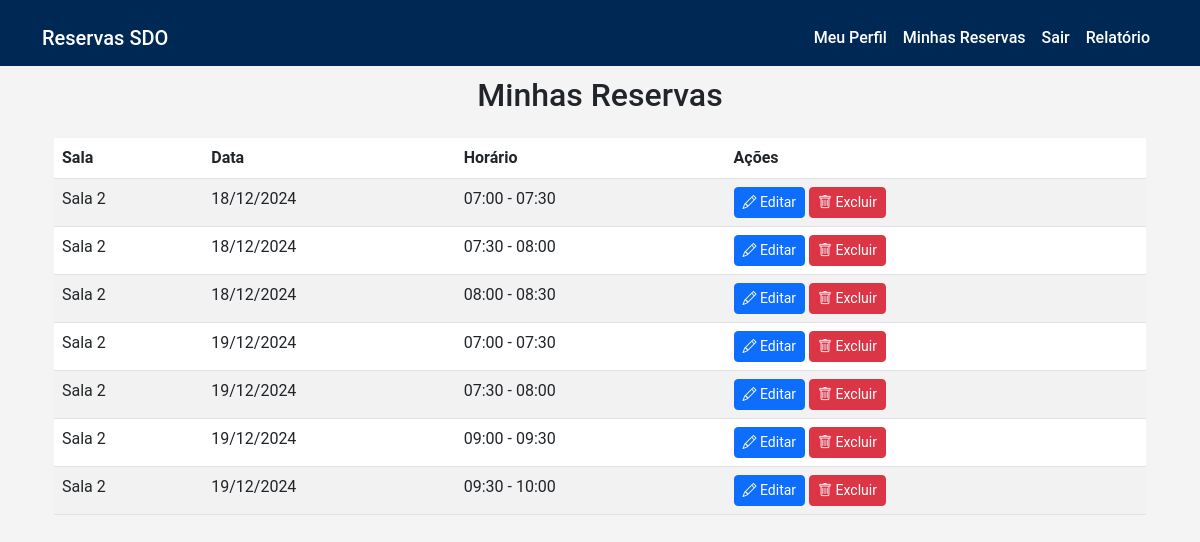
/reservas/minhas-reservas/ (signed in), run on an earlier commit of the app's database.
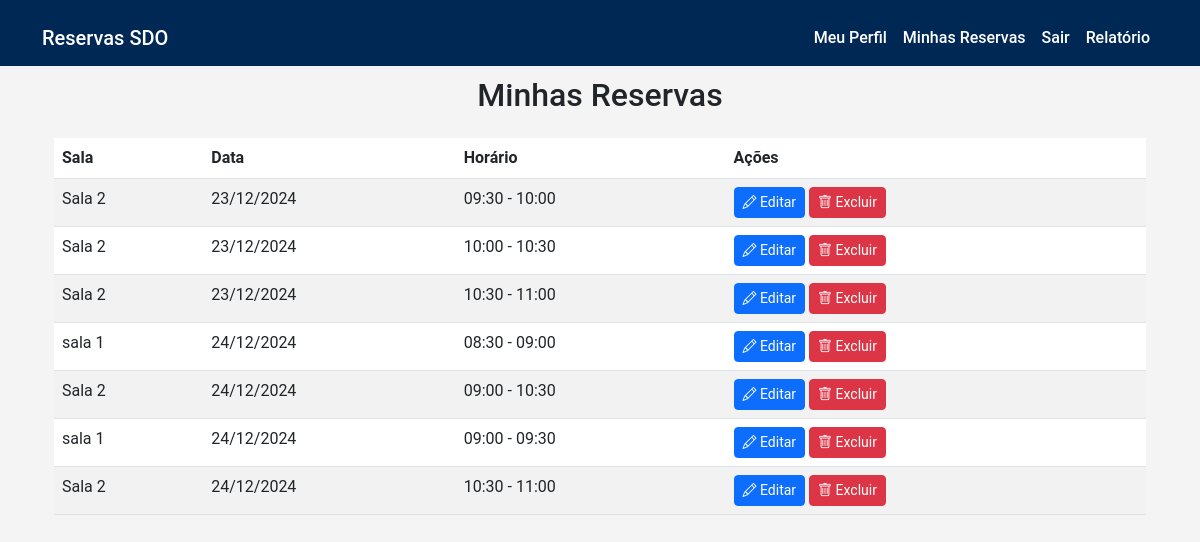
And on a later commit of the database.
### reservas/models.py (models this page shows, shortened)
class Reserva(models.Model):
    usuario = models.ForeignKey(settings.AUTH_USER_MODEL, on_delete=models.CASCADE, null=True, blank=True)
    nome_nao_registrado = models.CharField(max_length=100, null=True, blank=True)
    empresa_nao_registrado = models.CharField(max_length=100, null=True, blank=True)
    sala = models.ForeignKey(Sala, on_delete=models.CASCADE)
    data = models.DateField()
    hora_inicio = models.TimeField()
    hora_fim = models.TimeField()
    criado_em = models.DateTimeField(auto_now_add=True)
    class Meta:
        ordering = ['data', 'hora_inicio']
    def display_usuario(self):
        """Retorna o nome do usuário ou o nome não registrado."""
        if self.usuario:
            return self.usuario.nome
        return self.nome_nao_registrado
    display_usuario.short_description = 'Usuário'

### salas/models.py (models this page shows, shortened)
class Sala(models.Model):
    nome = models.CharField(max_length=100)
    imagem = models.ImageField(upload_to='salas/', default='salas/logo.png')  # Definindo imagem padrão
    tamanho = models.CharField(max_length=50)
    capacidade = models.IntegerField()

### reservas/views.py (the view)
# urls.py: path('minhas-reservas/', views.minhas_reservas, name='minhas_reservas'),
@login_required
def minhas_reservas(request):
    reservas = Reserva.objects.filter(usuario=request.user).order_by('data', 'hora_inicio')
    return render(request, 'reservas/minhas_reservas.html', {'reservas': reservas})

### templates/reservas/minhas_reservas.html
{% extends 'base.html' %}
{% block content %}
<div class="container">
    <h2 class="text-center mb-4">Minhas Reservas</h2>
    {% if reservas %}
        <div class="table-responsive">
            <table class="table table-striped">
                <thead>
                    <tr>
                        <th>Sala</th>
                        <th>Data</th>
                        <th>Horário</th>
                        <th>Ações</th>
                    </tr>
                </thead>
                <tbody>
                    {% for reserva in reservas %}
                    <tr>
                        <td>{{ reserva.sala.nome }}</td>
                        <td>{{ reserva.data|date:"d/m/Y" }}</td>
                        <td>{{ reserva.hora_inicio|time:"H:i" }} - {{ reserva.hora_fim|time:"H:i" }}</td>
                        <td>
                            <a href="{% url 'editar_reserva' reserva.id %}" class="btn btn-sm btn-primary">
                                <i class="bi bi-pencil"></i> Editar
                            </a>
                            <a href="{% url 'excluir_reserva' reserva.id %}" class="btn btn-sm btn-danger">
                                <i class="bi bi-trash"></i> Excluir
                            </a>
                        </td>
                    </tr>
                    {% endfor %}
                </tbody>
            </table>
        </div>
    {% else %}
        <div class="alert alert-info text-center">
            Você ainda não possui reservas.
        </div>
    {% endif %}
</div>
{% endblock %}

What changed in the data, as far as the page shows it:
removed Reserva: sala.nome "Sala 2", data "18/12/2024", hora_inicio "07:00", hora_fim "07:30"
removed Reserva: sala.nome "Sala 2", data "18/12/2024", hora_inicio "07:30", hora_fim "08:00"
removed Reserva: sala.nome "Sala 2", data "18/12/2024", hora_inicio "08:00", hora_fim "08:30"
removed Reserva: sala.nome "Sala 2", data "19/12/2024", hora_inicio "07:00", hora_fim "07:30"
removed Reserva: sala.nome "Sala 2", data "19/12/2024", hora_inicio "07:30", hora_fim "08:00"
removed Reserva: sala.nome "Sala 2", data "19/12/2024", hora_inicio "09:00", hora_fim "09:30"
removed Reserva: sala.nome "Sala 2", data "19/12/2024", hora_inicio "09:30", hora_fim "10:00"
added Reserva: sala.nome "Sala 2", data "23/12/2024", hora_inicio "09:30", hora_fim "10:00"
added Reserva: sala.nome "Sala 2", data "23/12/2024", hora_inicio "10:00", hora_fim "10:30"
added Reserva: sala.nome "Sala 2", data "23/12/2024", hora_inicio "10:30", hora_fim "11:00"
added Reserva: sala.nome "sala 1", data "24/12/2024", hora_inicio "08:30", hora_fim "09:00"
added Reserva: sala.nome "Sala 2", data "24/12/2024", hora_inicio "09:00", hora_fim "10:30"
added Reserva: sala.nome "sala 1", data "24/12/2024", hora_inicio "09:00", hora_fim "09:30"
added Reserva: sala.nome "Sala 2", data "24/12/2024", hora_inicio "10:30", hora_fim "11:00"
